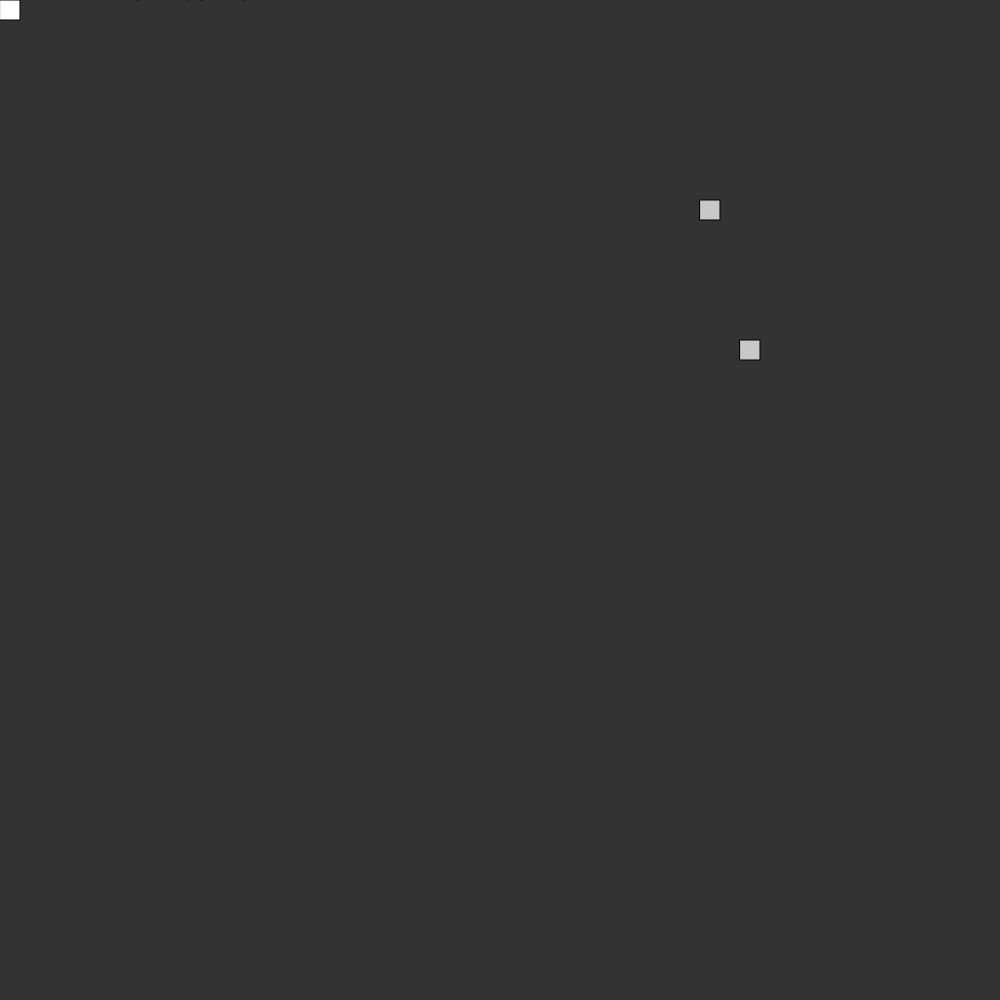
Frame 1 (no input)
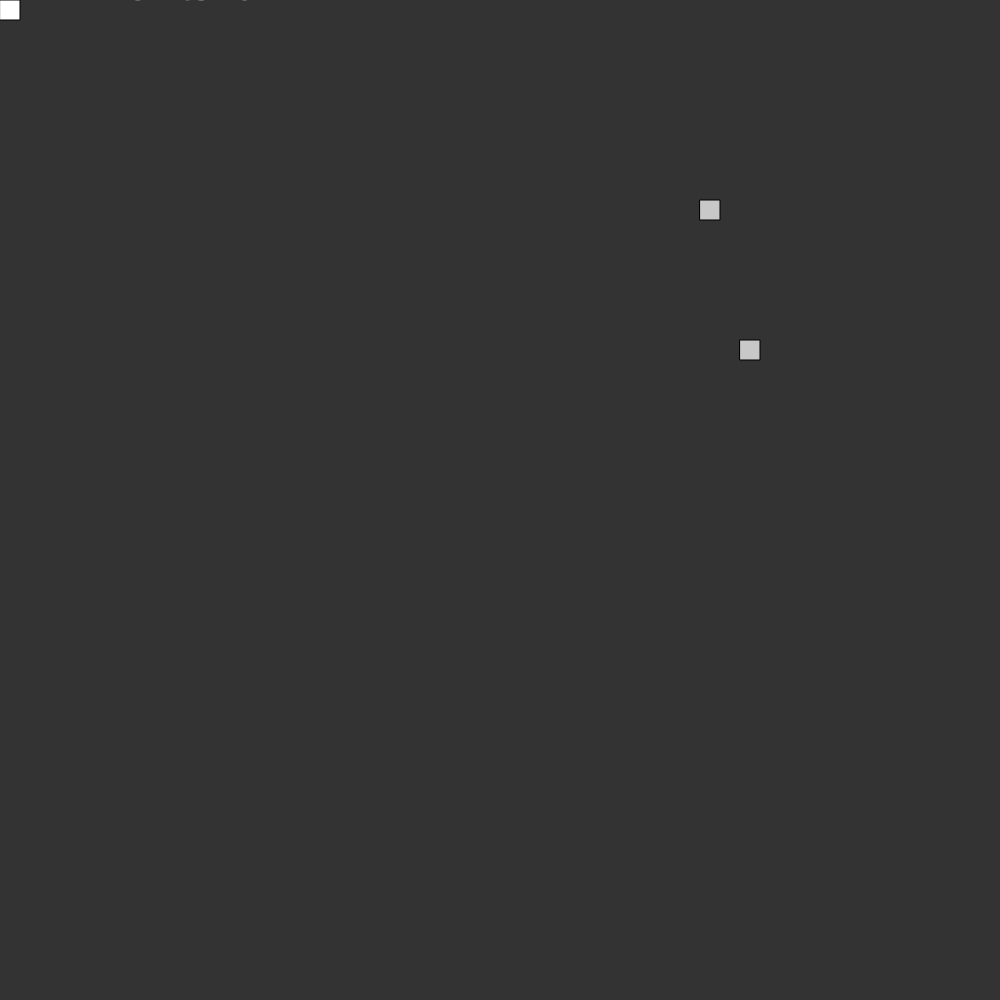
Frame 60 (no input)
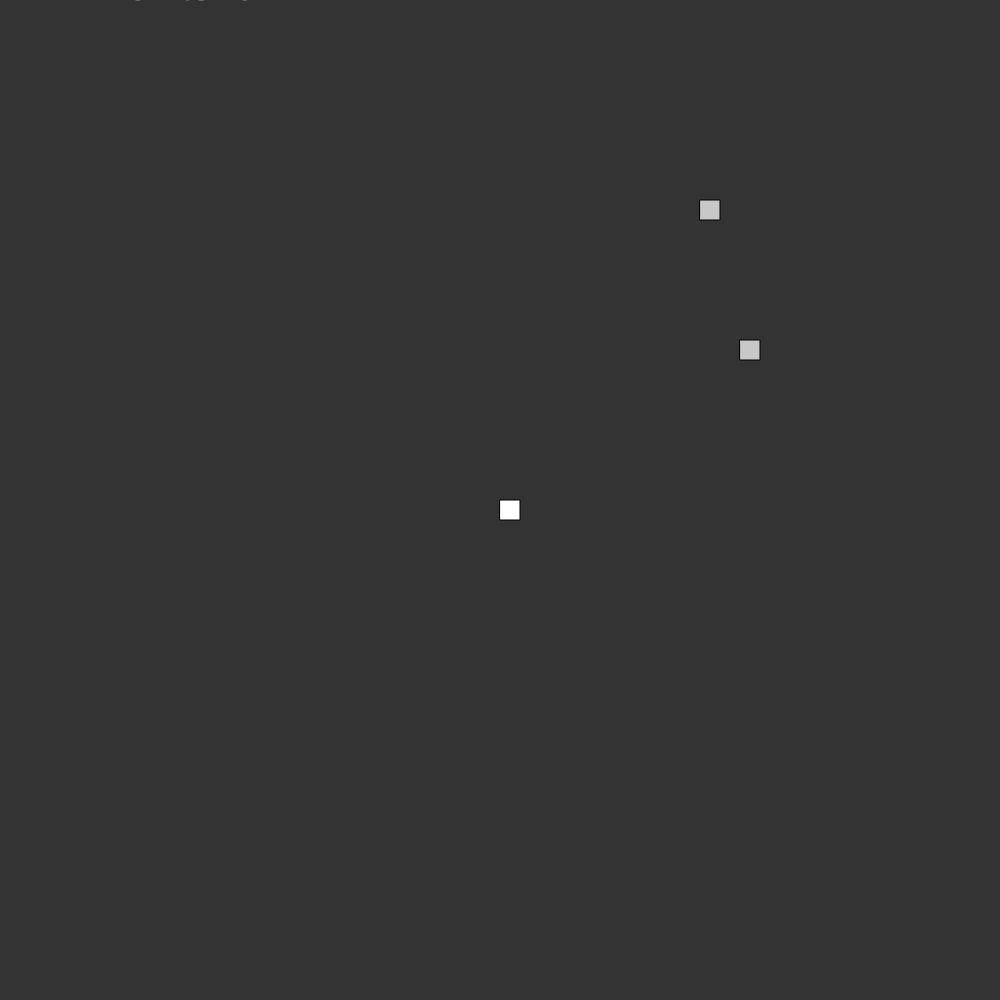
Frame 120 (the mouse pressed at the canvas centre since frame 60)

The p5.js sketch that drew these frames (run headless with seeded random() and noise() and a simulated clock; from frame 60 on, the mouse is pressed at the canvas centre):

// p5.js sketch
// ── sketch.js

var player;
//var pointBlock;
var pointBlocks = [];
var maxPoints = 2;
var snake;
var speed = 1;
var score = 0;
var canSize = 1000;
var scl = canSize * .02;
var startLength = 0;

//TODO: ADD ML, get point blocks to spawn away from edges, and somehow make the pointblocks more efficient
//going to put the point blocks into a BST so that collectpoint isnt getting called maxPoint times (which lags when it is a higher number)

function setup() {
	var cnv = createCanvas(canSize, canSize);
	var x = floor((windowWidth - width) / 2);
	var y = floor((windowHeight - height) / 2);
	cnv.position(x, y);

	noCursor();

	//framerate changes speed (flawed)
	frameRate(30);

	//Create new Snake
	snake = new Snake();
	snake.create();

	//create new PointBlock (maybe make an array of these)
	//pointBlock = new PointBlock();
	//pointBlock.pickLocation();

	//Array of PointBlocks
	for(var i = 0; i < maxPoints; i++){
		pointBlocks[i] = new PointBlock();
		pointBlocks[i].pickLocation();
	}

	//pointBlockss = new PointBlockBST();
	//pointBlockss.createTree();

	//Create new Player vector
	player = createVector(mouseX, mouseY);
}

function draw() {
	background(51);

	//Update snake
	textSize(40);
	text("Points: " + score, floor((windowWidth - width) / 2), floor((windowHeight - height) / 2));
	snake.update();
	snake.eat();
	snake.show();

	//Create Player Vector and draw the player block
	player = createVector(floor(mouseX), floor(mouseY));
	fill(255);
	player.x = constrain(player.x, 0, width-scl);
	player.y = constrain(player.y, 0, height-scl);
	rect(player.x, player.y, scl, scl)

	//Update pointBlock
	//pointBlock.show();
	//pointBlock.collectPoint();

	//Update pointBlocks
	for(var i = 0; i < maxPoints; i++) {
		pointBlocks[i].show();
		pointBlocks[i].collectPoint();
	}

	//pointBlockss.collectPoint();
	//pointBlockss.show(pointBlockss.root);
}

//Snake with the a block per point, follows the player's mouse
function Snake() {
	this.x = 0;
	this.y = 0;
	this.xspeed = 0;
	this.yspeed = 0;
	this.snakeLength = 0;
	this.body = [];

	//Creates snake, only called on start (useful if snake starts at lengths larger than 1) 
	this.create = function() {

		//empties the body list to make sure nothing is left when the game restarts
		this.body = [];

		//creates all the vectors for the snake body
		for(var i = 0; i < this.snakeLength; i++) {
			this.body[i] = createVector(this.x - i, this.y);
			this.body[i].mult(scl);
		}

		//If the snakeLength is not equal to the size of the array body then there is an ERROR
		if (this.snakeLength != this.body.length) {
			print("ERROR: create() -- " + this.snakeLength + " " + this.body.length);
		}

	}

	//Updates directional values
	this.dir = function() {

		distX = floor(((mouseX - this.x) / scl) / speed);
		distY = floor(((mouseY - this.y) / scl) / speed);


		//Change X direction towards mouse location
		if (distX < 0) {
			this.xspeed = -speed;
		} else if (distX > 0) { 
			this.xspeed = speed;
		} else {
			this.xspeed = 0;
		}
		//Change Y direction towards mouse location
		if (distY < 0) {
			this.yspeed = -speed;
		} else if (distY > 0){
			this.yspeed = speed;
		} else {
			this.yspeed = 0;
		}
	}

	//Updates locations for all vectors in the snake
	this.update = function() {
		//update directions
		this.dir();

		//change location of vectors
		if (this.snakeLength === this.body.length) {
			for(var i = 0; i < this.snakeLength - 1; i++) {
				this.body[i] = this.body[i+1];
			}
		}

		//Create a vector for the head
		if (this.snakeLength > 0){
			this.x = this.x + this.xspeed*scl;
			this.y = this.y + this.yspeed*scl;

			this.x = constrain(this.x, 0, width-scl);
			this.y = constrain(this.y, 0, height-scl);

			this.body[this.snakeLength-1] = createVector(this.x, this.y);
		}


		if (this.snakeLength < this.body.length) {
			print("ERROR: snakeLength is smaller than body.length -- " + this.snakeLength + " " + this.body.length);
		}
	}
	
	//Redraws each of the rects on each of the vectors
	this.show = function() {
		fill(255);
		//Draw each vector in body with a rectangle
		for(var i = 0; i < this.snakeLength; i++) {
			if (this.body[i] && (this.body[i].x >= 0 && this.body[i].y >= 0)){
				rect(this.body[i].x, this.body[i].y, scl, scl);
			} else if (this.snakeLength != this.body.length) {
				print("ERROR: snakeLength is larger than body.length -- " + this.snakeLength + " " + this.body.length);
			} else if (!this.body[i]) {
				print("ERROR: body[" + i + "] does not exist -- length: " + this.snakeLength + " body: " + this.body.length);
			}
		}
	}

	//Game over when snake touches (eats) player
	this.eat = function() {
		for(var i = 0; i < this.body.length; i++) {
			if(this.body[i]){
				var snakeDistance = floor(dist(this.body[i].x, this.body[i].y, player.x, player.y)/scl);
				if (snakeDistance < 1) {
					//GAMEOVER: reset all values and call create()
					score = 0;
					this.x = 0;
					this.y = 0;
					this.xspeed = 0;
					this.yspeed = 0;
					this.snakeLength = 0;
					this.create();
					for (var i = 0; i < maxPoints; i++) {
						pointBlocks[i].pickLocation();
						pointBlocks[i].show();
					}
					textSize(40);
					text("GAMEOVER", floor(canSize / 2), floor(canSize / 2));
				}
				//avoids extra checking when it isnt close enough
				else if (snakeDistance > this.snakeLength) { break; }
			}
		}
	}
}

//Point Blocks that add to the score when moved over
function PointBlock() {
	this.x = 0;
	this.y = 0;
	this.vec;
	//this.left;
	//this.right;
	//this.parent;

	//Gets a new random location for the point block
	this.pickLocation = function() {
		this.x = floor(random(floor(width/scl)));
		this.y = floor(random(floor(height/scl)));

		this.x = constrain(this.x, 0, width-scl);
		this.y = constrain(this.y, 0, height-scl);
	}

	//Draws the point block
	this.show = function() {
		this.vec = createVector(this.x, this.y);
		this.vec.mult(scl);
		fill(200);
		rect(this.vec.x, this.vec.y, scl, scl);
	}

	//Player collects point when it touches the block
	this.collectPoint = function() {

		//get distance
		var d = floor(dist(this.vec.x, this.vec.y, player.x, player.y)/scl);

		//If distance is less than 1 then collect the point and change the variables
		if (d < 1){
			
			//increments score and snakelength (can probably just use score to set snakeLength)
			score++;
			snake.snakeLength++;

			//reset coordinates for this point block
			this.x = 0;
			this.y = 0;
			this.pickLocation();

			//update the point block on the canvas
			this.show();

			//if the score is 1 then create the snake (this way allows for any size snake to be made from start)
			if (score == 1) {
				snake.snakeLength += startLength;
				snake.create();
			} 
			//if the score is higher than 1 call update for each collected point to make sure the snakeLength is not larger than body.length
			else { snake.update(); }		
		}
	}
}


//Pretty much a useless data structure (may attempt it again later but it really doesnt change the runtime by much)
//PointBlock BST -- Still doesn't really work and overall barely changes runtime due to show() needing to be called maxPoint times no matter what
function PointBlockBST() {

	this.root;

	//Create the tree (should only be called once per round)
	this.createTree = function() {

		var block;

		//creates new pointblocks into the tree
		for(var i = 0; i < maxPoints; i++) {
			block = new PointBlock();
			block.pickLocation();
			this.insert(block);
			block.show();
		}
	}

	this.show = function(block) {

		if (!block) {
			return;
		}
		else {
			this.show(block.left);
			block.show();
			this.show(block.right);
		}
	}

	//Insert into the tree
	this.insert = function(block) {

		//Parent
		var par;

		//If the tree is empty set the root to 
		if (!this.root) {
			this.root = block;
		} else {
			var curr = this.root;
			while (curr) {
				par = curr;

				if (curr.x >= block.x) {
					curr = curr.left;
				} else {
					curr = curr.right;
				}
			}
			curr = block;
		}
		block.parent = par;
	}

	//Returns the succesor of the given block (the left most node in the right subtree)
	this.succesor = function(block) {
		var curr = block.right;
		while(curr.left) {
			curr = curr.left;
		}
		
		return curr;
	}

	this.replace = function(oldBlock, newBlock) {

		if (!oldBlock.parent) {
			this.root = newBlock;
		}
		else if (oldBlock === oldBlock.parent.left) {
			oldBlock.parent.left = newBlock;
		}
		else { oldBlock.parent.right = newBlock; }

		if (newBlock && newBlock.parent) {
			newBlock.parent = oldBlock.parent;
		}
	}

	//Delete the block from the tree (put its succesor into its place)
	this.delete = function(block) {
		//find block, then find it's succesor, then replace block with it's succesor?
		if (!block.right) {

			this.replace(block, block.left);

		} else if (!block.left) {

			this.replace(block, block.right);

		} else {
			var suc = this.succesor(block);

			if (suc.parent != block) {
				this.replace(suc, suc.right);
				suc.right = block.right;
				suc.right.parent = suc;
			}

			this.replace(block, suc);
			suc.left = block.left;
			suc.left.parent = suc;
		}
	}

	//search through the tree for player.x
	this.collectPoint = function() {
	var curr = this.root;
	var foundx = false;
	while (curr) {
		if (curr.x === floor(player.x/scl)) {
			foundx = true;
			if (curr.y === floor(player.y/scl)) {
				var temp = curr;
				this.delete(curr);
				temp.parent = undefined;
				temp.left = undefined;
				temp.right = undefined;
				temp.collectPoint();
				this.insert(temp);
				this.show(temp);
				curr = undefined;
			}
		}
		else if (curr.x <= player.x) {curr = curr.left; }
		
		else if (!foundx) { curr = curr.right; }
		//if x is found then if player.x is more than curr.x then there is no point on the player
		else { curr = undefined; }
		}
	}
}
